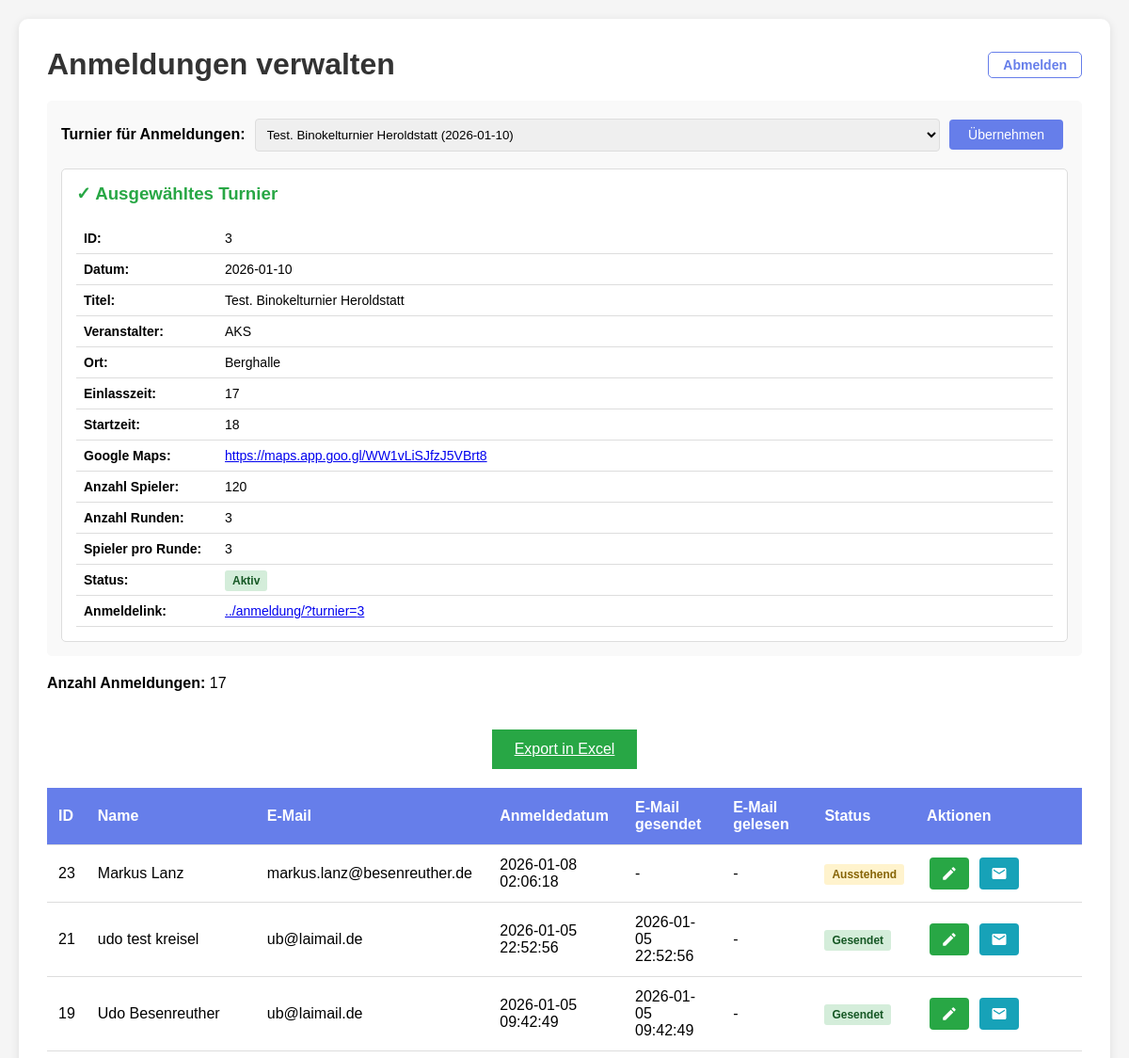
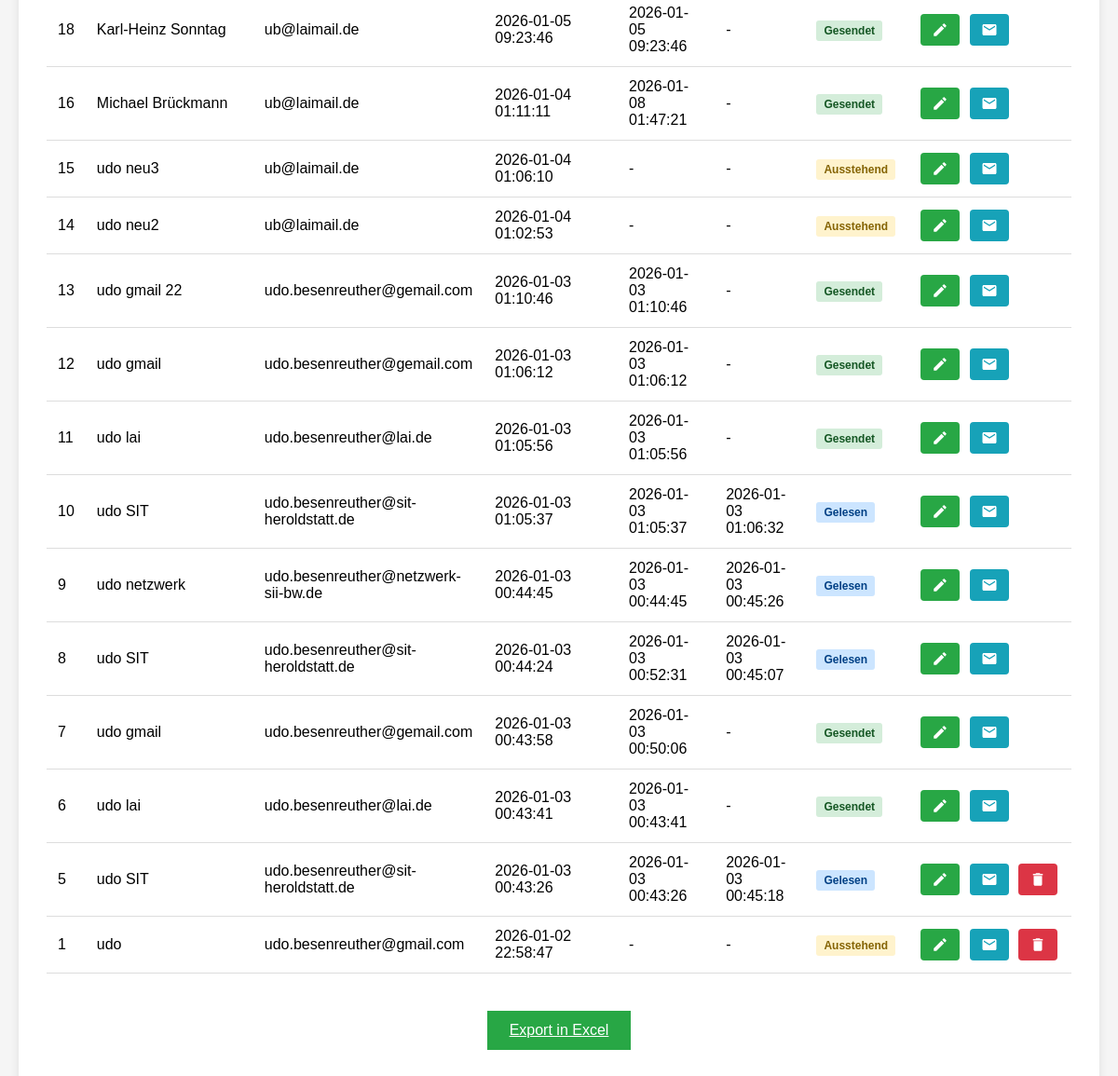
Before: /data/admin.php (signed in) with the older database file (2 pictures, top to bottom).
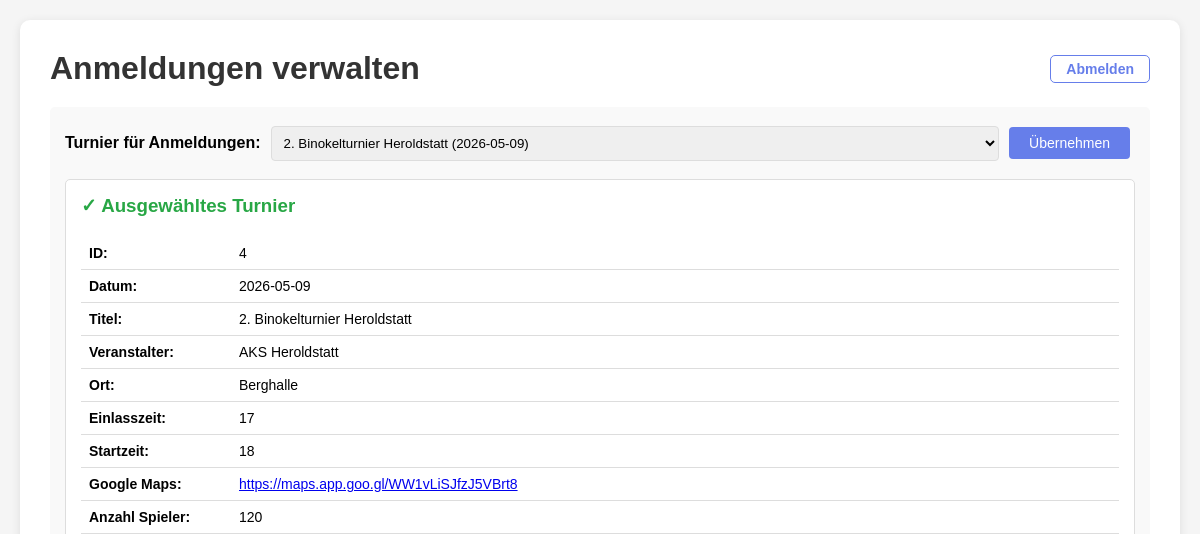
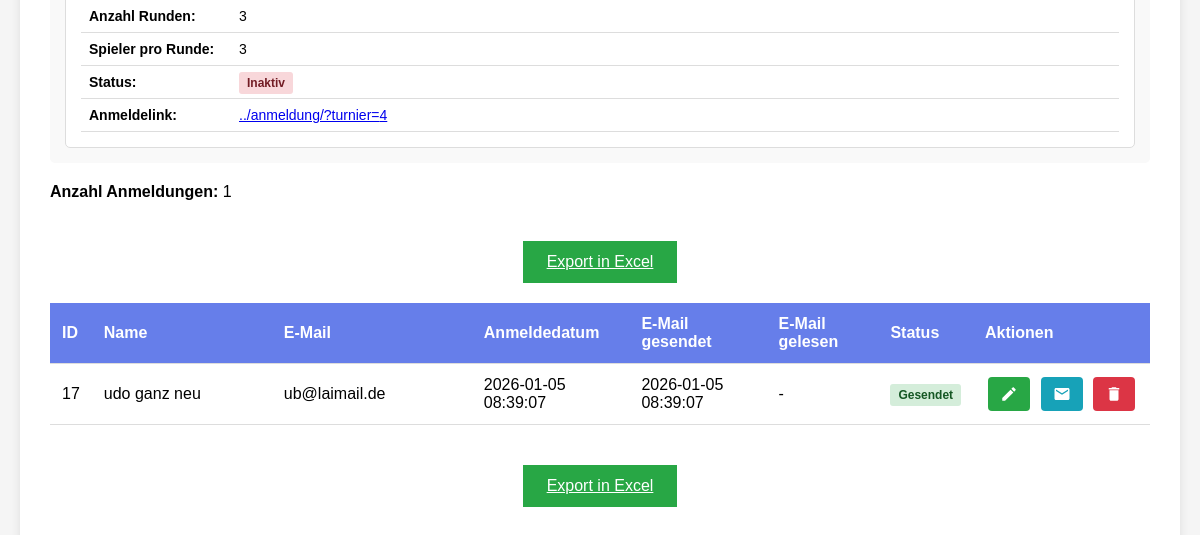
After: the same page with the newer database file (2 pictures, top to bottom).
### tables this page shows
CREATE TABLE config (
        schluessel TEXT PRIMARY KEY,
        wert TEXT
    );

CREATE TABLE turnier (
        id INTEGER PRIMARY KEY AUTOINCREMENT,
        datum TEXT NOT NULL,
        titel TEXT NOT NULL,
        veranstalter TEXT NOT NULL,
        ort TEXT NOT NULL,
        erstellt_am TEXT DEFAULT CURRENT_TIMESTAMP,
        aktiv INTEGER DEFAULT 1
    , anzahl_spieler INTEGER DEFAULT 0, anzahl_runden INTEGER DEFAULT 3, spieler_pro_runde INTEGER DEFAULT 3, aktive_runde INTEGER DEFAULT NULL, aktive_ergebnis_runde INTEGER DEFAULT NULL, googlemaps_link TEXT DEFAULT NULL, startzeit TEXT DEFAULT NULL, einlasszeit TEXT DEFAULT NULL);

CREATE TABLE anmeldungen (id INTEGER PRIMARY KEY AUTOINCREMENT, anmeldedatum TEXT NOT NULL, name TEXT NOT NULL, email TEXT NOT NULL, mobilnummer TEXT, tracking_code TEXT, email_gesendet TEXT, email_gelesen TEXT, turnier_id INTEGER DEFAULT NULL, "alter" INTEGER, name_auf_wertungsliste INTEGER DEFAULT 0);

### turnier/config.php (called while the page is built, shortened)
<?php
function getAllTurniere() {
    $db = getDB();
    $stmt = $db->query("SELECT * FROM turnier ORDER BY datum DESC, id DESC");
    return $stmt->fetchAll(PDO::FETCH_ASSOC);
}
function getTurnierById($id) {
    $db = getDB();
    $stmt = $db->prepare("SELECT * FROM turnier WHERE id = ?");
    $stmt->execute([$id]);
    return $stmt->fetch(PDO::FETCH_ASSOC);
}

### data/admin.php (the view, shortened to what the changed rows need)
    <?php
require_once __DIR__ . '/../anmeldung/config.php';
require_once __DIR__ . '/../turnier/config.php';
$db = getDB();
$selectedTurnierId = null;
try {
    $stmt = $db->prepare("SELECT wert FROM config WHERE schluessel = ?");
    $stmt->execute(['default_turnier_id']);
    $result = $stmt->fetch(PDO::FETCH_ASSOC);
    if ($result && !empty($result['wert'])) {
        $selectedTurnierId = intval($result['wert']);
    }
} catch (PDOException $e) {
}
$selectedTurnier = null;
if ($selectedTurnierId) {
    $selectedTurnier = getTurnierById($selectedTurnierId);
}
$alleTurniere = getAllTurniere();
if ($selectedTurnierId) {
    $stmt = $db->prepare("SELECT * FROM anmeldungen WHERE turnier_id = ? ORDER BY anmeldedatum DESC");
    $stmt->execute([$selectedTurnierId]);
    $anmeldungen = $stmt->fetchAll(PDO::FETCH_ASSOC);
} else {
    $anmeldungen = [];
}
?>
<!DOCTYPE html>
<html lang="de">
<head>
</head>
<body>
    <div class="container">
        <h1>
            Anmeldungen verwalten
            <a href="?logout=1" class="logout">Abmelden</a>
        </h1>
        <div style="margin-bottom: 20px; padding: 15px; background: #f9f9f9; border-radius: 5px;">
            <form method="POST" style="display: flex; align-items: center; gap: 10px;">
                <label for="turnier_id" style="font-weight: bold;">Turnier für Anmeldungen:</label>
                <select name="turnier_id" id="turnier_id" style="flex: 1; padding: 8px; border: 1px solid #ddd; border-radius: 4px;">
                    <?php foreach ($alleTurniere as $turnier): ?>
                        <option value="<?php echo $turnier['id']; ?>" <?php echo ($selectedTurnierId == $turnier['id']) ? 'selected' : ''; ?>>
                            <?php echo htmlspecialchars($turnier['titel'] . ' (' . $turnier['datum'] . ')'); ?>
                        </option>
                    <?php endforeach; ?>
                </select>
                <button type="submit" style="padding: 8px 20px; background: #667eea; color: white; border: none; border-radius: 4px; cursor: pointer;">Übernehmen</button>
            </form>
            <?php if ($selectedTurnier): ?>
                <div style="margin-top: 15px; padding: 15px; background: white; border: 1px solid #ddd; border-radius: 5px;">
                    <h3 style="margin-top: 0; margin-bottom: 15px; color: #28a745;">✓ Ausgewähltes Turnier</h3>
                    <table style="width: 100%; border-collapse: collapse; font-size: 14px;">
                        <tr>
                            <td style="padding: 8px; font-weight: bold; width: 150px; vertical-align: top;">ID:</td>
                            <td style="padding: 8px;"><?php echo htmlspecialchars($selectedTurnier['id']); ?></td>
                        </tr>
                        <tr>
                            <td style="padding: 8px; font-weight: bold; vertical-align: top;">Datum:</td>
                            <td style="padding: 8px;"><?php echo htmlspecialchars($selectedTurnier['datum']); ?></td>
                        </tr>
                        <tr>
                            <td style="padding: 8px; font-weight: bold; vertical-align: top;">Titel:</td>
                            <td style="padding: 8px;"><?php echo htmlspecialchars($selectedTurnier['titel']); ?></td>
                        </tr>
                        <tr>
                            <td style="padding: 8px; font-weight: bold; vertical-align: top;">Veranstalter:</td>
                            <td style="padding: 8px;"><?php echo htmlspecialchars($selectedTurnier['veranstalter']); ?></td>
                        </tr>
                        <tr>
                            <td style="padding: 8px; font-weight: bold; vertical-align: top;">Ort:</td>
                            <td style="padding: 8px;"><?php echo htmlspecialchars($selectedTurnier['ort']); ?></td>
                        </tr>
                        <tr>
                            <td style="padding: 8px; font-weight: bold; vertical-align: top;">Einlasszeit:</td>
                            <td style="padding: 8px;"><?php echo !empty($selectedTurnier['einlasszeit']) ? htmlspecialchars($selectedTurnier['einlasszeit']) : '<em style="color: #999;">nicht angegeben</em>'; ?></td>
                        </tr>
                        <tr>
                            <td style="padding: 8px; font-weight: bold; vertical-align: top;">Startzeit:</td>
                            <td style="padding: 8px;"><?php echo !empty($selectedTurnier['startzeit']) ? htmlspecialchars($selectedTurnier['startzeit']) : '<em style="color: #999;">nicht angegeben</em>'; ?></td>
                        </tr>
                        <tr>
                            <td style="padding: 8px; font-weight: bold; vertical-align: top;">Google Maps:</td>
                            <td style="padding: 8px;">
                                <?php if (!empty($selectedTurnier['googlemaps_link'])): ?>
                                    <a href="<?php echo htmlspecialchars($selectedTurnier['googlemaps_link']); ?>" target="_blank"><?php echo htmlspecialchars($selectedTurnier['googlemaps_link']); ?></a>
                                <?php else: ?>
                                    <em style="color: #999;">nicht angegeben</em>
                                <?php endif; ?>
                            </td>
                        </tr>
                        <tr>
                            <td style="padding: 8px; font-weight: bold; vertical-align: top;">Anzahl Spieler:</td>
                            <td style="padding: 8px;"><?php echo htmlspecialchars($selectedTurnier['anzahl_spieler'] ?? '0'); ?></td>
                        </tr>
                        <tr>
                            <td style="padding: 8px; font-weight: bold; vertical-align: top;">Anzahl Runden:</td>
                            <td style="padding: 8px;"><?php echo htmlspecialchars($selectedTurnier['anzahl_runden'] ?? '3'); ?></td>
                        </tr>
                        <tr>
                            <td style="padding: 8px; font-weight: bold; vertical-align: top;">Spieler pro Runde:</td>
                            <td style="padding: 8px;"><?php echo htmlspecialchars($selectedTurnier['spieler_pro_runde'] ?? '3'); ?></td>
                        </tr>
                        <tr>
                            <td style="padding: 8px; font-weight: bold; vertical-align: top;">Status:</td>
                            <td style="padding: 8px;">
                                <?php if ($selectedTurnier['aktiv'] == 1): ?>
                                    <span style="padding: 4px 8px; background: #d4edda; color: #155724; border-radius: 3px; font-size: 12px; font-weight: bold;">Aktiv</span>
                                <?php else: ?>
                                    <span style="padding: 4px 8px; background: #f8d7da; color: #721c24; border-radius: 3px; font-size: 12px; font-weight: bold;">Inaktiv</span>
                                <?php endif; ?>
                            </td>
                        </tr>
                        <tr>
                            <td style="padding: 8px; font-weight: bold; vertical-align: top;">Anmeldelink:</td>
                            <td style="padding: 8px;">
                                <a href="../anmeldung/?turnier=<?php echo $selectedTurnier['id']; ?>" target="_blank">../anmeldung/?turnier=<?php echo $selectedTurnier['id']; ?></a>
                            </td>
                        </tr>
                    </table>
                </div>
            <?php else: ?>
                <p style="margin-top: 10px; color: #dc3545; font-weight: bold;">
                    ⚠ Kein Turnier ausgewählt. Anmeldungen werden keinem Turnier zugeordnet.
                </p>
            <?php endif; ?>
        </div>
        <p><strong>Anzahl Anmeldungen:</strong> <?php echo count($anmeldungen); ?>
        </p>
        <?php if ($selectedTurnierId): ?>
            <div class="export-container export-container-top">
                <a href="?export=excel" class="btn-export">Export in Excel</a>
            </div>
        <?php endif; ?>
        <?php if (empty($anmeldungen) && $selectedTurnierId): ?>
            <p style="margin-top: 20px; color: #666; font-style: italic;">Keine Anmeldungen für dieses Turnier vorhanden.</p>
        <?php elseif (empty($anmeldungen) && !$selectedTurnierId): ?>
            <p style="margin-top: 20px; color: #dc3545; font-weight: bold;">Bitte wählen Sie ein Turnier aus, um die Anmeldungen zu sehen.</p>
        <?php else: ?>
        <table>
            <thead>
                <tr>
                    <th>ID</th>
                    <th class="name-column">Name</th>
                    <th class="email-column">E-Mail</th>
                    <th>Anmeldedatum</th>
                    <th>E-Mail gesendet</th>
                    <th>E-Mail gelesen</th>
                    <th>Status</th>
                    <th>Aktionen</th>
                </tr>
            </thead>
            <tbody>
                <?php foreach ($anmeldungen as $anmeldung): ?>
                    <tr id="row-<?php echo $anmeldung['id']; ?>">
                        <td><?php echo htmlspecialchars($anmeldung['id']); ?></td>
                        <td class="name-column name-<?php echo $anmeldung['id']; ?>"><?php echo htmlspecialchars($anmeldung['name']); ?></td>
                        <td class="email-column email-<?php echo $anmeldung['id']; ?>"><?php echo htmlspecialchars($anmeldung['email']); ?></td>
                        <td><?php echo htmlspecialchars($anmeldung['anmeldedatum'] ?? '-'); ?></td>
                        <td><?php echo htmlspecialchars($anmeldung['email_gesendet'] ?? '-'); ?></td>
                        <td><?php echo htmlspecialchars($anmeldung['email_gelesen'] ?? '-'); ?></td>
                        <td>
                            <?php
                            if (!empty($anmeldung['email_gelesen'])) {
                                echo '<span class="status status-read">Gelesen</span>';
                            } elseif (!empty($anmeldung['email_gesendet'])) {
                                echo '<span class="status status-sent">Gesendet</span>';
                            } else {
                                echo '<span class="status status-pending">Ausstehend</span>';
                            }
                            ?>
                        </td>
                        <td>
                            <button class="icon-btn icon-btn-edit" onclick="editRow(<?php echo $anmeldung['id']; ?>)" title="Bearbeiten">
                                <svg xmlns="http://www.w3.org/2000/svg" viewBox="0 0 24 24">
                                    <path d="M3 17.25V21h3.75L17.81 9.94l-3.75-3.75L3 17.25zM20.71 7.04c.39-.39.39-1.02 0-1.41l-2.34-2.34c-.39-.39-1.02-.39-1.41 0l-1.83 1.83 3.75 3.75 1.83-1.83z"/>
                                </svg>
                            </button>
                            <button class="icon-btn icon-btn-resend" onclick="resendEmail(<?php echo $anmeldung['id']; ?>)" title="Mail erneut senden">
                                <svg xmlns="http://www.w3.org/2000/svg" viewBox="0 0 24 24">
                                    <path d="M20 4H4c-1.1 0-1.99.9-1.99 2L2 18c0 1.1.9 2 2 2h16c1.1 0 2-.9 2-2V6c0-1.1-.9-2-2-2zm0 4l-8 5-8-5V6l8 5 8-5v2z"/>
                                </svg>
                            </button>
                            <?php if (!isset($anmeldung['is_registered']) || !$anmeldung['is_registered']): ?>
                            <button class="icon-btn icon-btn-delete" onclick="deleteRow(<?php echo $anmeldung['id']; ?>)" title="Löschen">
                                <svg xmlns="http://www.w3.org/2000/svg" viewBox="0 0 24 24">
                                    <path d="M6 19c0 1.1.9 2 2 2h8c1.1 0 2-.9 2-2V7H6v12zM19 4h-3.5l-1-1h-5l-1 1H5v2h14V4z"/>
                                </svg>
                            </button>
                            <?php endif; ?>
                        </td>
                    </tr>
                <?php endforeach; ?>
            </tbody>
        </table>
        <?php if ($selectedTurnierId): ?>
            <div class="export-container">
                <a href="?export=excel" class="btn-export">Export in Excel</a>
            </div>
        <?php endif; ?>
        <?php endif; ?>
    </div>
</body>
</html>

Changed rows visible on the page:
no longer on this page (row edited): turnier: id "3", datum "2026-01-10", titel "Test. Binokelturnier Heroldstatt", veranstalter "AKS", ort "Berghalle", einlasszeit "17", startzeit "18", googlemaps_link "https://maps.app.goo.gl/WW1vLiSJfzJ5VBrt8", anzahl_spieler "120", anzahl_runden "3", spieler_pro_runde "3"
no longer on this page (row edited): anmeldungen: id "23", name "Markus Lanz", email "markus.lanz@besenreuther.de", anmeldedatum "2026-01-08 02:06:18", email_gesendet "-", email_gelesen "-", shows "Ausstehend"
no longer on this page (row edited): anmeldungen: id "21", name "udo test kreisel", email "ub@laimail.de", anmeldedatum "2026-01-05 22:52:56", email_gesendet "2026-01-05 22:52:56", email_gelesen "-", shows "Gesendet"
no longer on this page (row edited): anmeldungen: id "19", name "Udo Besenreuther", email "ub@laimail.de", anmeldedatum "2026-01-05 09:42:49", email_gesendet "2026-01-05 09:42:49", email_gelesen "-", shows "Gesendet"
no longer on this page (row edited): anmeldungen: id "18", name "Karl-Heinz Sonntag", email "ub@laimail.de", anmeldedatum "2026-01-05 09:23:46", email_gesendet "2026-01-05 09:23:46", email_gelesen "-", shows "Gesendet"
no longer on this page (row edited): anmeldungen: id "16", name "Michael Brückmann", email "ub@laimail.de", anmeldedatum "2026-01-04 01:11:11", email_gesendet "2026-01-08 01:47:21", email_gelesen "-", shows "Gesendet"
no longer on this page (row edited): anmeldungen: id "15", name "udo neu3", email "ub@laimail.de", anmeldedatum "2026-01-04 01:06:10", email_gesendet "-", email_gelesen "-", shows "Ausstehend"
no longer on this page (row edited): anmeldungen: id "14", name "udo neu2", email "ub@laimail.de", anmeldedatum "2026-01-04 01:02:53", email_gesendet "-", email_gelesen "-", shows "Ausstehend"
no longer on this page (row edited): anmeldungen: id "13", name "udo gmail 22", email "udo.besenreuther@gemail.com", anmeldedatum "2026-01-03 01:10:46", email_gesendet "2026-01-03 01:10:46", email_gelesen "-", shows "Gesendet"
no longer on this page (row edited): anmeldungen: id "12", name "udo gmail", email "udo.besenreuther@gemail.com", anmeldedatum "2026-01-03 01:06:12", email_gesendet "2026-01-03 01:06:12", email_gelesen "-", shows "Gesendet"
no longer on this page (row edited): anmeldungen: id "11", name "udo lai", email "udo.besenreuther@lai.de", anmeldedatum "2026-01-03 01:05:56", email_gesendet "2026-01-03 01:05:56", email_gelesen "-", shows "Gesendet"
no longer on this page (row edited): anmeldungen: id "10", name "udo SIT", email "udo.besenreuther@sit-heroldstatt.de", anmeldedatum "2026-01-03 01:05:37", email_gesendet "2026-01-03 01:05:37", email_gelesen "2026-01-03 01:06:32", shows "Gelesen"
no longer on this page (row edited): anmeldungen: id "9", name "udo netzwerk", email "udo.besenreuther@netzwerk-sii-bw.de", anmeldedatum "2026-01-03 00:44:45", email_gesendet "2026-01-03 00:44:45", email_gelesen "2026-01-03 00:45:26", shows "Gelesen"
no longer on this page (row edited): anmeldungen: id "8", name "udo SIT", email "udo.besenreuther@sit-heroldstatt.de", anmeldedatum "2026-01-03 00:44:24", email_gesendet "2026-01-03 00:52:31", email_gelesen "2026-01-03 00:45:07", shows "Gelesen"
no longer on this page (row edited): anmeldungen: id "7", name "udo gmail", email "udo.besenreuther@gemail.com", anmeldedatum "2026-01-03 00:43:58", email_gesendet "2026-01-03 00:50:06", email_gelesen "-", shows "Gesendet"
no longer on this page (row edited): anmeldungen: id "6", name "udo lai", email "udo.besenreuther@lai.de", anmeldedatum "2026-01-03 00:43:41", email_gesendet "2026-01-03 00:43:41", email_gelesen "-", shows "Gesendet"
no longer on this page (row edited): anmeldungen: id "5", name "udo SIT", email "udo.besenreuther@sit-heroldstatt.de", anmeldedatum "2026-01-03 00:43:26", email_gesendet "2026-01-03 00:43:26", email_gelesen "2026-01-03 00:45:18", shows "Gelesen"
no longer on this page (row edited): anmeldungen: id "1", name "udo", email "udo.besenreuther@gmail.com", anmeldedatum "2026-01-02 22:58:47", email_gesendet "-", email_gelesen "-", shows "Ausstehend"
changed config: turnier_id "Test. Binokelturnier Heroldstatt (2026-01-10)" → "2. Binokelturnier Heroldstatt (2026-05-09)"
now on this page (row edited): turnier: id "4", datum "2026-05-09", titel "2. Binokelturnier Heroldstatt", veranstalter "AKS Heroldstatt", ort "Berghalle", einlasszeit "17", startzeit "18", googlemaps_link "https://maps.app.goo.gl/WW1vLiSJfzJ5VBrt8", anzahl_spieler "120", anzahl_runden "3", spieler_pro_runde "3"
now on this page (row edited): anmeldungen: id "17", name "udo ganz neu", email "ub@laimail.de", anmeldedatum "2026-01-05 08:39:07", email_gesendet "2026-01-05 08:39:07", email_gelesen "-", shows "Gesendet"
Other visible differences:
count($anmeldungen): "17" → "1"
text no longer shown: "Aktiv"
text now shown: "Inaktiv"
